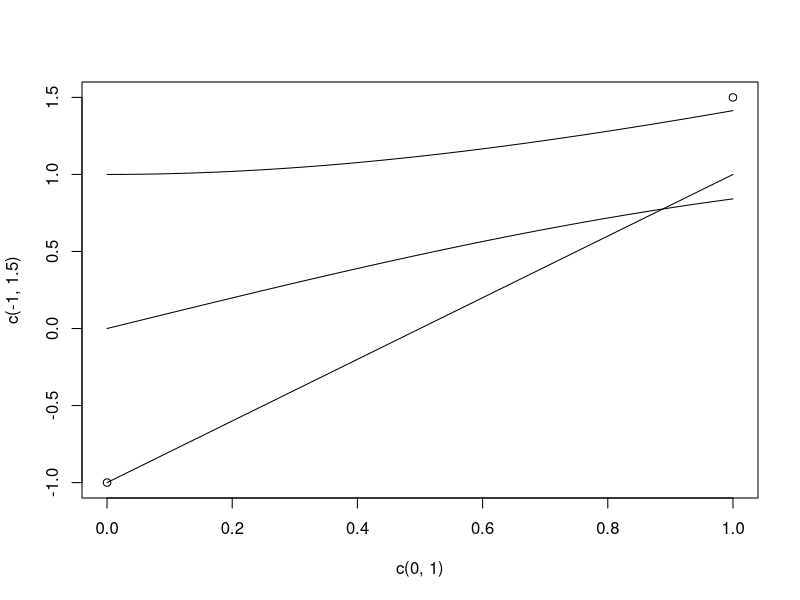

Reproduce this figure in R.
# 7.1.2
u <- matrix(c(1, 2, 3, 1, 2, 4), nrow = 3, ncol = 2)
v <- matrix(c(8, 12, 20, 15, 10, 2), nrow = 3, ncol = 2)
for (m in c("u", "v")){
        z <- get(m)
        print(lm(z[, 2] ~ z[, 1]))
}

# 7.5
g1 <- function(x) return(sin(x))
g2 <- function(x) return(sqrt(x ^ 2 + 1))
g3 <- function(x) return(2 * x - 1)
plot(c(0, 1), c(-1, 1.5)) # prepare the graph, specifying X and Y ranges
for (f in c(g1, g2, g3)) plot(f, 0, 1, add = T) # add plot to existing graph

g <- function(h, a, b) h(a, b)
body(g) <- quote(2 * x + 3)
g

# 7.6.5
f <- function(){
        a <- 1
        return(g(a) + a)
}
g <- function(aa){
        b <- 2
        aab <- h(aa + b)
        return(aab)
}
h <- function(aaa){
        c <- 3
        return(aaa + c)
}

# shows the values of the local variables (including arguments) of the 
# frame upn frames above the one from which showframe() is called; if
# upn < 0, the globals are shown; function objects are not shown
showframe <- function(upn){
        # determine the proper environment
        if (upn <0){
                env <- .GlobalEnv
        } else {
                env <- parent.frame(n = upn + 1)
        }
        # get the list of variable names
        vars <- ls(envir = env)
        # for each variable name, print its value
        for (vr in vars){
                vrg <- get(vr, envir = env)
                if (!is.function(vrg)){
                        cat(vr, ":\n", sep = "")
                        print(vrg)
                }
        }
}

# 7.8.3
# DES.R:  R routines for discrete-event simulation (DES)

# each event will be represented by a data frame row consisting of the
# following components:  evnttime, the time the event is to occur;
# evnttype, a character string for the programmer-defined event type;
# optional application-specific components, e.g.
# the job's arrival time in a queuing app

# a global list named "sim" holds the events data frame, evnts, and
# current simulated time, currtime; there is also a component dbg, which
# indicates debugging mode

# forms a row for an event of type evntty that will occur at time
# evnttm; see comments in schedevnt() regarding appin
evntrow <- function(evnttm,evntty,appin=NULL) {
        rw <- c(list(evnttime=evnttm,evnttype=evntty),appin)
        return(as.data.frame(rw))
}

# insert event with time evnttm and type evntty into event list;
# appin is an optional set of application-specific traits of this event,
# specified in the form a list with named components
schedevnt <- function(evnttm,evntty,appin=NULL) {
        newevnt <- evntrow(evnttm,evntty,appin)
        # if the event list is empty, set it to consist of evnt and return
        if (is.null(sim$evnts)) {
                sim$evnts <<- newevnt
                return()
        }
        # otherwise, find insertion point
        inspt <- binsearch((sim$evnts)$evnttime,evnttm) 
        # now "insert," by reconstructing the data frame; we find what
        # portion of the current matrix should come before the new event and
        # what portion should come after it, then string everything together
        before <- 
                if (inspt == 1) NULL else sim$evnts[1:(inspt-1),]
        nr <- nrow(sim$evnts)
        after <- if (inspt <= nr) sim$evnts[inspt:nr,] else NULL
        sim$evnts <<- rbind(before,newevnt,after)
}

# binary search of insertion point of y in the sorted vector x; returns
# the position in x before which y should be inserted, with the value
# length(x)+1 if y is larger than x[length(x)]; could be changed to C
# code for efficiency
binsearch <- function(x,y) {
        n <- length(x)
        lo <- 1
        hi <- n
        while(lo+1 < hi) {
                mid <- floor((lo+hi)/2)
                if (y == x[mid]) return(mid)
                if (y < x[mid]) hi <- mid else lo <- mid
        }
        if (y <= x[lo]) return(lo)
        if (y < x[hi]) return(hi)
        return(hi+1)
}

# start to process next event (second half done by application
# programmer via call to reactevnt()) 
getnextevnt <- function() {
        head <- sim$evnts[1,]
        # delete head
        if (nrow(sim$evnts) == 1) {
                sim$evnts <<- NULL
        } else sim$evnts <<- sim$evnts[-1,]
        return(head)
}

# simulation body
# arguments:
#    initglbls:  application-specific initialization function; inits
#      globals to statistical totals for the app, etc.; records apppars
#      in globals; schedules the first event
#    reactevnt: application-specific event handling function, coding the
#       proper action for each type of event
#    prntrslts:  prints application-specific results, e.g. mean queue
#       wait
#    apppars:  list of application-specific parameters, e.g.
#      number of servers in a queuing app
#    maxsimtime:  simulation will be run until this simulated time 
#    dbg:  debug flag; if TRUE, sim will be printed after each event
dosim <- function(initglbls,reactevnt,prntrslts,maxsimtime,apppars=NULL,
                  dbg=FALSE) {
        sim <<- list()
        sim$currtime <<- 0.0  # current simulated time
        sim$evnts <<- NULL  # events data frame
        sim$dbg <<- dbg
        initglbls(apppars)
        while(sim$currtime < maxsimtime) {  
                head <- getnextevnt()
                sim$currtime <<- head$evnttime  # update current simulated time
                reactevnt(head)  # process this event 
                if (dbg) print(sim)
        }
        prntrslts()
}

# DES application:  M/M/1 queue, arrival rate 0.5, service rate 1.0

# the call 
# dosim(mm1initglbls,mm1reactevnt,mm1prntrslts,10000.0,
#    list(arrvrate=0.5,srvrate=1.0))
# should return a value of about 2 (may take a while)

# initializes global variables specific to this app
mm1initglbls <- function(apppars) {
        mm1glbls <<- list()
        # simulation parameters
        mm1glbls$arrvrate <<- apppars$arrvrate
        mm1glbls$srvrate <<- apppars$srvrate
        # server queue, consisting of arrival times of queued jobs
        mm1glbls$srvq <<- vector(length=0) 
        # statistics
        mm1glbls$njobsdone <<- 0  # jobs done so far
        mm1glbls$totwait <<- 0.0  # total wait time so far
        # set up first event, an arrival; the application-specific data for
        # each event will consist of its arrival time, which we need to
        # record in order to later calculate the job's residence time in the
        # system
        arrvtime <- rexp(1,mm1glbls$arrvrate)
        schedevnt(arrvtime,"arrv",list(arrvtime=arrvtime))
}

# application-specific event processing function called by dosim()
# in the general DES library 
mm1reactevnt <- function(head) {
        if (head$evnttype == "arrv") {  # arrival
                # if server free, start service, else add to queue (added to queue
                # even if empty, for convenience)
                if (length(mm1glbls$srvq) == 0) {
                        mm1glbls$srvq <<- head$arrvtime
                        srvdonetime <- sim$currtime + rexp(1,mm1glbls$srvrate)
                        schedevnt(srvdonetime,"srvdone",list(arrvtime=head$arrvtime))
                } else mm1glbls$srvq <<- c(mm1glbls$srvq,head$arrvtime)
                # generate next arrival
                arrvtime <- sim$currtime + rexp(1,mm1glbls$arrvrate)
                schedevnt(arrvtime,"arrv",list(arrvtime=arrvtime))
        } else {  # service done
                # process job that just finished
                # do accounting
                mm1glbls$njobsdone <<- mm1glbls$njobsdone + 1
                mm1glbls$totwait <<- 
                        mm1glbls$totwait + sim$currtime - head$arrvtime
                # remove from queue
                mm1glbls$srvq <<- mm1glbls$srvq[-1]
                # more still in the queue?
                if (length(mm1glbls$srvq) > 0) {
                        # schedule new service
                        srvdonetime <- sim$currtime + rexp(1,mm1glbls$srvrate)
                        schedevnt(srvdonetime,"srvdone",list(arrvtime=mm1glbls$srvq[1]))
                }
        }
}

mm1prntrslts <- function() {
        print("mean wait:")
        print(mm1glbls$totwait/mm1glbls$njobsdone)
}

# 7.9.1
qs <- function(x){
        if (length(x) <= 1) return(x)
        pivot <- x[1]
        therest <- x[-1]
        sv1 <- therest[therest < pivot]
        sv2 <- therest[therest >= pivot]
        sv1 <- qs(sv1)
        sv2 <- qs(sv2)
        return(c(sv1, pivot, sv2))
}


# 7.9.2
# routines to create trees and insert items into them are included
# below; a deletion routine is left to the reader as an exercise

# storage is in a matrix, say m, one row per node of the tree; if row 
# i contains (u,v,w), then node i stores the value w, and has left and
# right links to rows u and v; null links have the value NA 

# the tree is represented as a list (mat,nxt,inc), where mat is the
# matrix, nxt is the next empty row to be used, and inc is the number of
# rows of expansion to be allocated whenever the matrix becomes full

# print sorted tree via in-order traversal
printtree <- function(hdidx,tr) {  
        left <- tr$mat[hdidx,1]
        if (!is.na(left)) printtree(left,tr)  
        print(tr$mat[hdidx,3])  # print root
        right <- tr$mat[hdidx,2]
        if (!is.na(right)) printtree(right,tr)  
}

# initializes a storage matrix, with initial stored value firstval
newtree <- function(firstval,inc) {
        m <- matrix(rep(NA,inc*3),nrow=inc,ncol=3)
        m[1,3] <- firstval
        return(list(mat=m,nxt=2,inc=inc))
}

# inserts newval into the subtree of tr, with the subtree's root being
# at index hdidx; note that return value must be reassigned to tr by the
# caller (including ins() itself, due to recursion)
ins <- function(hdidx,tr,newval) {  
        # which direction will this new node go, left or right?
        dir <- if (newval <= tr$mat[hdidx,3]) 1 else 2
        # if null link in that direction, place the new node here, otherwise
        # recurse
        if (is.na(tr$mat[hdidx,dir])) {  
                newidx <- tr$nxt  # where new node goes
                # check for room to add a new element
                if (tr$nxt == nrow(tr$mat) + 1) {  
                        tr$mat <- 
                                rbind(tr$mat, matrix(rep(NA,tr$inc*3),nrow=tr$inc,ncol=3))
                }
                # insert new tree node
                tr$mat[newidx,3] <- newval
                # link to the new node
                tr$mat[hdidx,dir] <- newidx
                tr$nxt <- tr$nxt + 1  # ready for next insert
                return(tr)
        } else tr <- ins(tr$mat[hdidx,dir],tr,newval)
}